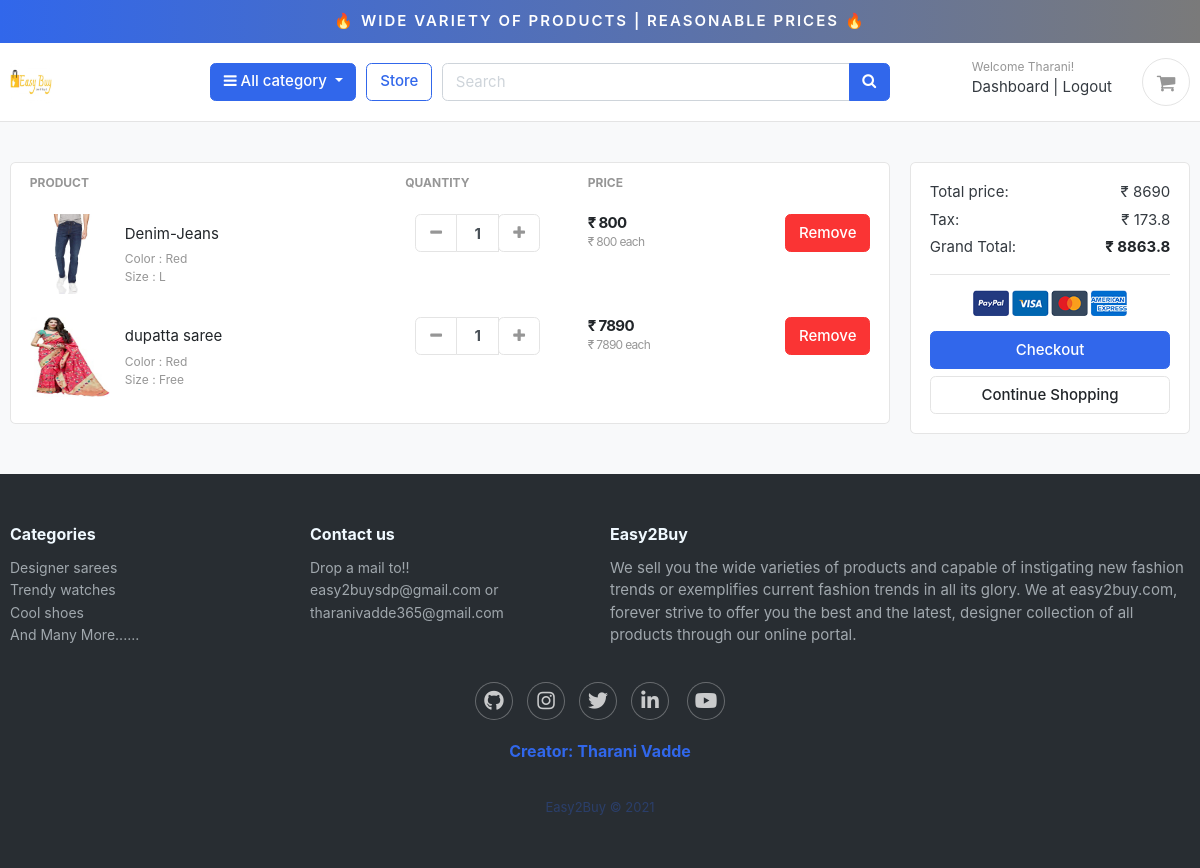
The page /carts/ (signed in) on the database its author committed.
### accounts/models.py (models this page shows, shortened)
class Account(AbstractBaseUser):
    first_name      = models.CharField(max_length=50)
    last_name       = models.CharField(max_length=50)
    username        = models.CharField(max_length=50, unique=True)
    email           = models.EmailField(max_length=100, unique=True)
    phone_number    = models.CharField(max_length=50)
    date_joined     = models.DateTimeField(auto_now_add=True)
    last_login      = models.DateTimeField(auto_now_add=True)
    is_admin        = models.BooleanField(default=False)
    is_staff        = models.BooleanField(default=False)
    is_active        = models.BooleanField(default=False)
    is_superadmin        = models.BooleanField(default=False)
    USERNAME_FIELD = 'email'
    REQUIRED_FIELDS = ['username', 'first_name', 'last_name']
    objects = MyAccountManager()

### carts/models.py (models this page shows, shortened)
class CartItem(models.Model):
    user = models.ForeignKey(Account, on_delete=models.CASCADE, null=True)
    product = models.ForeignKey(Product, on_delete=models.CASCADE)
    variations = models.ManyToManyField(Variation, blank=True)
    cart    = models.ForeignKey(Cart, on_delete=models.CASCADE, null=True)
    quantity = models.IntegerField()
    is_active = models.BooleanField(default=True)
    def sub_total(self):
        return self.product.price * self.quantity

### store/models.py (models this page shows, shortened)
class Product(models.Model):
    product_name    = models.CharField(max_length=200, unique=True)
    slug            = models.SlugField(max_length=200, unique=True)
    description     = models.TextField(max_length=500, blank=True)
    price           = models.IntegerField()
    images          = models.ImageField(upload_to='photos/products')
    stock           = models.IntegerField()
    is_available    = models.BooleanField(default=True)
    category        = models.ForeignKey(Category, on_delete=models.CASCADE)
    created_date    = models.DateTimeField(auto_now_add=True)
    modified_date   = models.DateTimeField(auto_now=True)
    def get_url(self):
        return reverse('product_detail', args=[self.category.slug, self.slug])

class Variation(models.Model):
    product = models.ForeignKey(Product, on_delete=models.CASCADE)
    variation_category = models.CharField(max_length=100, choices=variation_category_choice)
    variation_value     = models.CharField(max_length=100)
    is_active           = models.BooleanField(default=True)
    created_date        = models.DateTimeField(auto_now=True)
    objects = VariationManager()

### carts/views.py (the view)
# urls.py: path('', views.cart, name='cart'),
def cart(request, total=0, quantity=0, cart_items=None):
    try:
        tax = 0
        grand_total = 0
        if request.user.is_authenticated:
            cart_items = CartItem.objects.filter(user=request.user, is_active=True)
        else:
            cart = Cart.objects.get(cart_id=_cart_id(request))
            cart_items = CartItem.objects.filter(cart=cart, is_active=True)
        for cart_item in cart_items:
            total += (cart_item.product.price * cart_item.quantity)
            quantity += cart_item.quantity
        tax = (2 * total)/100
        grand_total = total + tax
    except ObjectDoesNotExist:
        pass #just ignore
    context = {
        'total': total,
        'quantity': quantity,
        'cart_items': cart_items,
        'tax'       : tax,
        'grand_total': grand_total,
    }
    return render(request, 'store/cart.html', context)

### category/context_processors.py (called while the page is built)
def menu_links(request):
    links = Category.objects.all()
    return dict(links=links)

### category/models.py (called while the page is built)
    def get_url(self):
            return reverse('products_by_category', args=[self.slug])

### templates/store/cart.html (shortened to what this page needs)
{% extends 'base.html' %}
{% load static %}
{% block content %}
<section class="section-content padding-y bg">
<div class="container">
{% if not cart_items %}
	<h2 class="text-center">Your Shopping Cart is Empty</h2>
	<br>
	<div class="text-center">
		<a href="{% url 'store' %}" class="btn btn-primary">Continue Shopping</a>
	</div>
{% else %}
<div class="row">
	<aside class="col-lg-9">
<div class="card">
<table class="table table-borderless table-shopping-cart">
<thead class="text-muted">
<tr class="small text-uppercase">
  <th scope="col">Product</th>
  <th scope="col" width="120">Quantity</th>
  <th scope="col" width="120">Price</th>
  <th scope="col" class="text-right" width="200"> </th>
</tr>
</thead>
<tbody>
{% for cart_item in cart_items %}
<tr>
	<td>
		<figure class="itemside align-items-center">
			<div class="aside"><img src="{{ cart_item.product.images.url }}" class="img-sm"></div>
			<figcaption class="info">
				<a href="{{ cart_item.product.get_url }}" class="title text-dark">{{ cart_item.product.product_name }}</a>
				<p class="text-muted small">
					{% if cart_item.variations.all %}
						{% for item in cart_item.variations.all %}
							{{ item.variation_category | capfirst }} : {{ item.variation_value | capfirst }} <br>
						{% endfor %}
					{% endif %}
				</p>
			</figcaption>
		</figure>
	</td>
	<td>
					<div class="col">
						<div class="input-group input-spinner">
							<div class="input-group-prepend">
							<a href="{% url 'remove_cart' cart_item.product.id cart_item.id %}" class="btn btn-light" type="button" id="button-plus"> <i class="fa fa-minus"></i> </a>
							</div>
							<input type="text" class="form-control"  value="{{ cart_item.quantity }}">
							<div class="input-group-append">
								<form action="{% url 'add_cart' cart_item.product.id %}" method="POST">
									<button class="btn btn-light" type="submit" id="button-minus"> <i class="fa fa-plus"></i> </button>
								</form>
							</div>
						</div>
					</div>
	</td>
	<td>
		<div class="price-wrap">
			<var class="price">₹ {{ cart_item.sub_total }}</var>
			<small class="text-muted"> ₹ {{ cart_item.product.price }} each </small>
		</div>
	</td>
	<td class="text-right">
	<a href="{% url 'remove_cart_item' cart_item.product.id cart_item.id %}" onclick="return confirm('Are you sure you want to delete this item?')" class="btn btn-danger"> Remove</a>
	</td>
</tr>
{% endfor %}
</tbody>
</table>
</div>
	</aside>
	<aside class="col-lg-3">
		<div class="card">
		<div class="card-body">
			<dl class="dlist-align">
			  <dt>Total price:</dt>
			  <dd class="text-right">₹ {{total}}</dd>
			</dl>
			<dl class="dlist-align">
			  <dt>Tax:</dt>
			  <dd class="text-right"> ₹ {{tax}}</dd>
			</dl>
			<dl class="dlist-align">
			  <dt>Grand Total:</dt>
			  <dd class="text-right text-dark b"><strong>₹ {{grand_total}}</strong></dd>
			</dl>
			<hr>
			<p class="text-center mb-3">
				<img src="{% static './images/misc/payments.png' %}" height="26">
			</p>
			<a href="{% url 'checkout' %}" class="btn btn-primary btn-block"> Checkout </a>
			<a href="{% url 'store' %}" class="btn btn-light btn-block">Continue Shopping</a>
		</div>
		</div>
</aside>
</div>
{% endif %}
</div>
</section>
{% endblock %}

### templates/includes/navbar.html (shortened to what this page needs)
{% load static %}
<div class="container-fluid" style="text-align:center;background-image: linear-gradient(to right, #3167EB , #7A7A7A);padding:10px;font-weight: 600;position:sticky;top:0;z-index:999;">
<a href="" style="color: white;text-transform: uppercase;letter-spacing: 2px;"><span>&#x1F525</span> Wide Variety Of Products | Reasonable Prices <span>&#x1F525</span></a>
</div>
<header class="section-header">
<section class="header-main border-bottom">
  <div class="container">
<div class="row align-items-center">
  <div class="col-lg-2 col-md-3 col-6">
    <a href="{% url 'home' %}" class="brand-wrap">
      <img class="logo" src="{% static './images/logo.jpg' %}">
    </a>
  </div>
  <div class="col-lg col-sm col-md col-6 flex-grow-0">
    <div class="category-wrap dropdown d-inline-block float-right">
      <button type="button" class="btn btn-primary dropdown-toggle" data-toggle="dropdown">
        <i class="fa fa-bars"></i> All category
      </button>
    </div>
  </div>
  <a href="{% url 'store' %}" class="btn btn-outline-primary">Store</a>
  <div class="col-lg  col-md-6 col-sm-12 col">
    <form action="{% url 'search' %}" class="search" method='GET'>
      <div class="input-group w-100">
          <input type="text" class="form-control" style="width:60%;" placeholder="Search" name="keyword" required>
          <div class="input-group-append">
            <button class="btn btn-primary" type="submit">
              <i class="fa fa-search"></i>
            </button>
          </div>
        </div>
    </form>
  </div>
  <div class="col-lg-3 col-sm-6 col-8 order-2 order-lg-3">
        <div class="d-flex justify-content-end mb-3 mb-lg-0">
          {% if user.id is None %}
          <div class="widget-header">
            <small class="title text-muted">Welcome guest!</small>
            <div>
              <a href="{% url 'login' %}">Sign in</a> <span class="dark-transp"> | </span>
              <a href="{% url 'register' %}"> Register</a>
            </div>
          </div>
          {% else %}
          <div class="widget-header">
            <small class="title text-muted">Welcome {{user.first_name}}!</small>
            <div>
              <a href="{% url 'dashboard' %}">Dashboard</a> <span class="dark-transp"> | </span>
              <a href="{% url 'logout' %}"> Logout</a>
            </div>
          </div>
          {% endif %}
          <a href="{% url 'cart' %}" class="widget-header pl-3 ml-3">
            <div class="icon icon-sm rounded-circle border"><i class="fa fa-shopping-cart"></i></div>
          </a>
        </div>
      </div>
</div>
  </div>
</section>
</header>

### myecommerce/static/css/ui.css (style rules this page uses)
html { font-family: "Inter", sans-serif; font-size: 15px; }
.price-wrap { letter-spacing: -0.7px; }
.icon-xs, .icon-sm, .icon-md, .icon-lg { display: inline-block; text-align: center; flex-shrink: 0; flex-grow: 0; }
.icon-sm { width: 48px; height: 48px; line-height: 48px !important; font-size: 20px; }
.img-xs, .img-sm, .img-md, .img-lg { -o-object-fit: cover; object-fit: cover; flex-shrink: 0; flex-grow: 0; }
.img-sm { width: 80px; height: 80px; }
.padding-y { padding-top: 40px; padding-bottom: 40px; }
var { font-style: normal; }
figure { margin-bottom: 0; }
.bg { background-color: #f8f9fa; }
.b { font-weight: 600; }
p:last-child { margin-bottom: 0; }
.header-main { position: relative; padding-top: 1rem; padding-bottom: 1rem; }
.brand-wrap .logo, .navbar-brand .logo { margin-right: 7px; max-height: 42px; display: inline-block; }
.widget-header { display: inline-block; vertical-align: middle; position: relative; }
.widget-header a { color: #343a40; }
.widget-header i { color: #969696; }
.widget-header .title { display: block; }
.btn-light { background-color: #fff; border-color: #e4e4e4; }
.btn-light i { color: #969696; }
.itemside { position: relative; display: flex; width: 100%; }
.itemside .aside { position: relative; flex-shrink: 0; }
.itemside .info { padding-left: 15px; padding-right: 7px; }
.itemside p { margin-bottom: 0; }
.itemside .title { display: block; margin-bottom: 5px; color: #212529; }
[class*=dlist-] { margin-bottom: 5px; }
[class*=dlist-] dd { margin-bottom: 0; }
.dlist-align { display: flex; }
.dlist-align dt { width: 150px; word-wrap: break-word; font-weight: normal; }
.dlist-align dd { flex-grow: 1; }
.price { font-weight: 600; color: #212529; }
.input-spinner { width: 125px; flex-wrap: nowrap; display: inline-flex; vertical-align: middle; }
.input-spinner input.form-control { text-align: center; max-width: 46px; font-weight: bold; flex-basis: 46px; border-color: #e4e4e4; flex-grow: 0; }
.input-spinner .btn { width: 42px; text-align: center; padding-left: 0.5rem; padding-right: 0.5rem; }
.table-shopping-cart.table td, .table-shopping-cart.table th { padding-left: 1.25rem; padding-right: 1.25rem; }
.table-shopping-cart .price-wrap { line-height: 1.2; }
.table-shopping-cart .price { font-weight: bold; margin-right: 5px; display: block; }

### rows shown on the page
Account: first_name "Tharani"
CartItem: product.images (picture), product.product_name "Denim-Jeans", quantity "1", sub_total "800", product.price "800"
Variation: variation_category "Color", variation_value "Red"
Variation: variation_category "Size", variation_value "L"
CartItem: product.images (picture), product.product_name "dupatta saree", quantity "1", sub_total "7890", product.price "7890"
Variation: variation_category "Color", variation_value "Red"
Variation: variation_category "Size", variation_value "Free"

### other values the page prints
{{ total }} "8690"
{{ tax }} "173.8"
{{ grand_total }} "8863.8"
